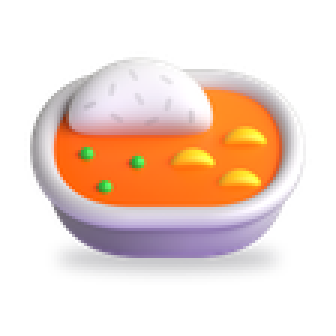
#> input picture AppCliente/assets/antojos/2.0x/almuerzos.png, 112 x 112 px (shown 3 times larger)
$ python -i procesar-ilustraciones-3d.py   (imports and definitions only)
#> lines starting #> are read from the running program, lines starting #| are printed output that depends on the picture; after the words box and inside, x2 and y2 are one past the last pixel; in counts of white or black regions, pixels touching at a corner belong together
#!/usr/bin/env python3
"""Ilustraciones 3D de la app cliente: la puerta de Restaurantes y las seis
categorías de «¿Qué te traemos?».

DE DÓNDE SALEN. Son los renders 3D de Fluent Emoji de Microsoft, publicados
con licencia MIT (https://github.com/microsoft/fluentui-emoji). La licencia
permite usarlos y modificarlos con una condición: llevar el aviso de
copyright. Va en `AppCliente/assets/licencias/fluent-emoji.txt` y la app lo
registra en `LicenseRegistry` (main.dart), así aparece en la pantalla de
licencias del sistema. NO son emojis del teléfono: son PNG nuestros, se ven
igual en todos los Android y no dependen de la fuente del sistema — que es
justo lo que prohíbe la regla de «sin emojis» de las pruebas.

POR QUÉ ESTOS Y NO DIBUJADOS A MANO. El dueño pidió una hamburguesa
«renderizada». Lo que se puede dibujar con Pillow es una ilustración plana
con degradados (la bolsa de Tiendas); un render de verdad, con volumen y luz,
no. Estos sí lo son, y tienen licencia clara.

LAS DOS FORMAS DE PROCESARLOS, y por qué no es la misma:

* **Puerta del inicio** (`--puerta`): convive con el taxi, el repartidor y la
  buseta, que van perfilados en negro, brillantes y con sombra de contacto.
  Fluent es más pastel y sin contorno; puesto al lado tal cual se leía de otro
  juego. Se le sube el color y el contraste, se le pone el MISMO contorno fino
  oscuro y la misma sombra elíptica. Comprobado poniéndolos en fila.
* **Categorías** (sin `--puerta`): van solas sobre el cuadro tintado de su
  categoría, sin vecinos perfilados. Ahí el contorno sobra y el render limpio
  se ve mejor; solo se recorta, se centra y se deja aire.

Uso:
    # 1. Bajar los originales (256 px) a una carpeta vacía:
    #    https://raw.githubusercontent.com/microsoft/fluentui-emoji/main/
    #      assets/<Nombre>/3D/<nombre>_3d.png
    # 2. Procesarlos:
    python3 tools/procesar-ilustraciones-3d.py --puerta  ORIGEN/hamburger.png  AppCliente/assets/servicios restaurantes
    python3 tools/procesar-ilustraciones-3d.py           ORIGEN/pill.png       AppCliente/assets/mandados   drogueria

Antojos (`--antojo`, tarjetas de «¿Qué se te antoja?», render con sombra de
contacto y sin contorno):
    python3 tools/procesar-ilustraciones-3d.py --antojo ORIGEN/hot_dog_3d.png AppCliente/assets/antojos perros

Composiciones (`--combo`, ORIGEN = la carpeta `assets/` de fluentui-emoji;
las piezas y su colocación están en COMBOS, abajo):
    python3 tools/procesar-ilustraciones-3d.py --combo --puerta ORIGEN AppCliente/assets/servicios restaurantes
    python3 tools/procesar-ilustraciones-3d.py --combo          ORIGEN AppCliente/assets/mandados   comida

Los usados hoy:
    restaurantes  ← Hamburger + French fries + Cup with straw   (combo, puerta)
    comida        ← Takeout box + Pizza                          (combo)
    drogueria     ← Pill
    mercado       ← Shopping cart
    pagos         ← Receipt
    documentos    ← Card index dividers
    compras       ← Shopping bags

Antojos (`AppCliente/assets/antojos/`, uno por clave de `antojos.dart`):
    hamburguesas ← Hamburger        perros     ← Hot dog
    pizza        ← Pizza            salchipapas← French fries
    pollo        ← Poultry leg      sushi      ← Sushi
    mexicana     ← Taco             arepas     ← Flatbread
    empanadas    ← Dumpling         sandwiches ← Sandwich
    asados       ← Cut of meat      postres    ← Shortcake
    helados      ← Soft ice cream   cafe       ← Hot beverage
    desayunos    ← Cooking          oriental   ← Steaming bowl
    mariscos     ← Shrimp           ensaladas  ← Green salad
    pastas       ← Spaghetti        almuerzos  ← Fork and knife with plate
    panaderia    ← Bread
    almuerzos    ← Curry rice   (antes el plato vacío con cubiertos: no se leía)

Platos (`AppCliente/assets/platos/`, mismo `--antojo`): el dibujo de un plato
SIN foto en la carta, del catálogo fino de `iconos_plato.dart`. Donde un antojo
ya tiene el dibujo justo se reutiliza su archivo; aquí solo van los que faltan:
    burrito←Burrito  quesadilla←Stuffed flatbread  tamal←Tamale
    bunuelo←Falafel  chuzo←Oden  arroz_chino←Takeout box  sopa←Pot of food
    crema←Bowl with spoon  paella←Shallow pan of food  arroz←Curry rice
    frutas←Watermelon  fresas←Strawberry  costilla←Meat on bone
    chicharron←Bacon  pescado←Fish  langosta←Lobster  cangrejo←Crab
    calamar←Squid  papa←Potato  mazorca←Ear of corn  aguacate←Avocado
    queso←Cheese wedge  crispetas←Popcorn  croissant←Croissant
    pancakes←Pancakes  waffle←Waffle  cumpleanos←Birthday cake
    cupcake←Cupcake  pie←Pie  chocolate←Chocolate bar  galleta←Cookie
    dona←Doughnut  flan←Custard  copa_helado←Ice cream  raspado←Shaved ice
    te←Teacup without handle  leche←Glass of milk  gaseosa←Cup with straw
    bubble_tea←Bubble tea  jugo←Tropical drink  coctel←Cocktail glass
    cerveza←Beer mug  vino←Wine glass
"""

from __future__ import annotations

import os
import sys

from PIL import Image, ImageDraw, ImageEnhance, ImageFilter

TRABAJO = 1024  # lienzo de trabajo; se reduce con LANCZOS al final


def _recortar(im: Image.Image) -> Image.Image:
    bbox = im.getchannel('A').point(lambda a: 255 if a > 8 else 0).getbbox()
    return im.crop(bbox) if bbox else im


def _centrar(im: Image.Image, margen: float, subir: float = 0.0) -> tuple[Image.Image, int, int]:
    util = int(TRABAJO * (1 - 2 * margen))
    f = util / max(im.size)
    im = im.resize((round(im.size[0] * f), round(im.size[1] * f)), Image.LANCZOS)
    ox = (TRABAJO - im.size[0]) // 2
    oy = (TRABAJO - im.size[1]) // 2 - int(TRABAJO * subir)
    return im, ox, oy


def puerta(src: str | Image.Image) -> Image.Image:
    base = src if isinstance(src, Image.Image) else Image.open(src)
#> base is the input picture: PIL image 112x112 RGBA; mean R, G, B, A 89.9, 67.9, 57.4, 100.2
    im = _recortar(base.convert('RGBA'))
#> in _recortar, `bbox = im.getchannel('A').point(lambda a: 255 if a > 8 else 0).getbbox()`: bbox = (10, 19, 102, 93)
    rgb, a = im.convert('RGB'), im.getchannel('A')
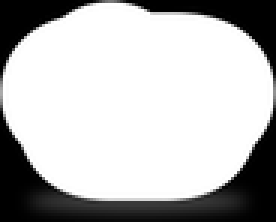
#> a: PIL image 92x74 L (shown 3 times larger); min 0, max 255, mean 184.5
    rgb = ImageEnhance.Color(rgb).enhance(1.25)
    rgb = ImageEnhance.Contrast(rgb).enhance(1.12)
    im = Image.merge('RGBA', (*rgb.split(), a))
    im, ox, oy = _centrar(im, margen=0.10, subir=0.02)
#> in _centrar, `im = im.resize((round(im.size[0] * f), round(im.size[1] * f)), Image.L..`:
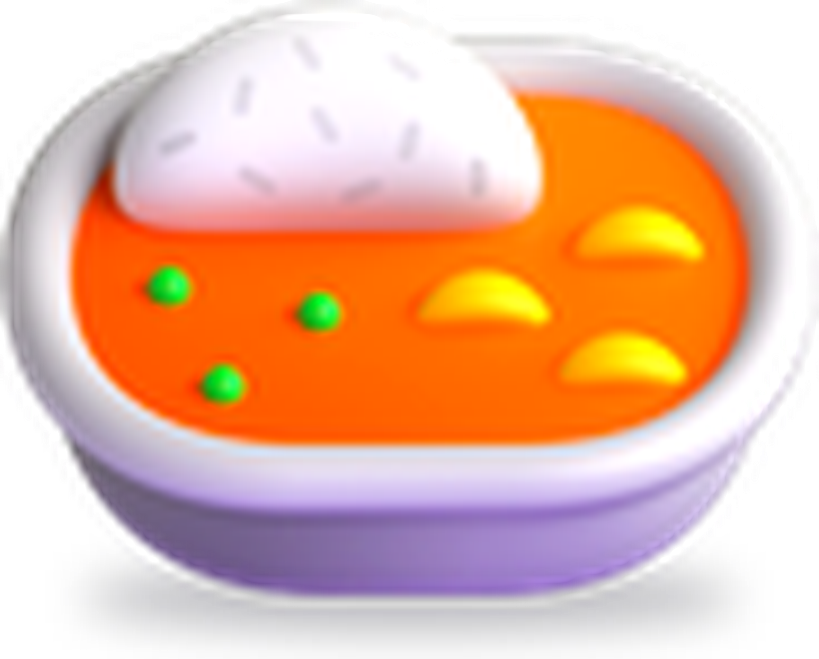
#> im: PIL image 819x659 RGBA; mean R, G, B, A 168.4, 122.7, 100.4, 184.4; transparent parts drawn white
#> ox = 102; oy = 162

    # Contorno oscuro y fino: el de las vecinas mide ~2 px a 192.
    alfa = Image.new('L', (TRABAJO, TRABAJO), 0)
#> alfa: PIL image 1024x1024 L; every value is 0
    alfa.paste(im.getchannel('A'), (ox, oy))
    grueso = alfa.filter(ImageFilter.MaxFilter(2 * (TRABAJO // 192) * 2 + 1))
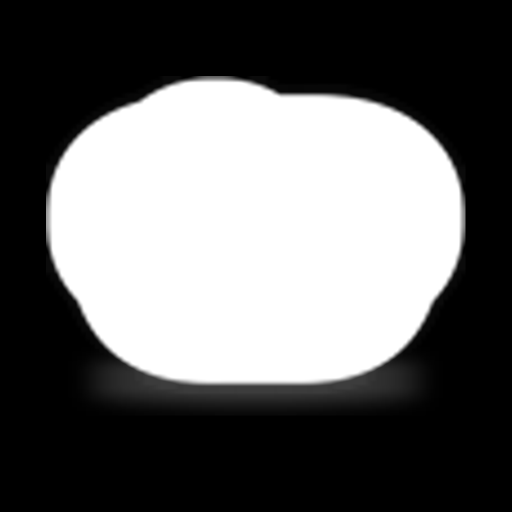
#> grueso: PIL image 1024x1024 L (shown at 1/2 size); min 0, max 255, mean 102.2
    borde = Image.new('RGBA', (TRABAJO, TRABAJO), (38, 30, 28, 255))
    borde.putalpha(grueso)
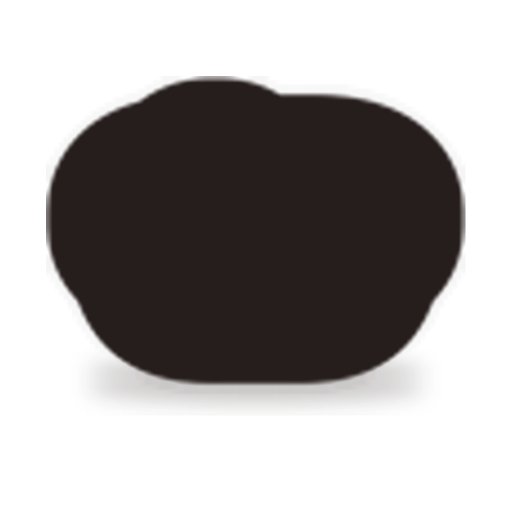
#> borde: PIL image 1024x1024 RGBA (shown at 1/2 size); mean R, G, B, A 38, 30, 28, 102.2; transparent parts drawn white

    # Sombra de contacto elíptica y difusa: la asienta en la tarjeta.
    sombra = Image.new('L', (TRABAJO, TRABAJO), 0)
    cx, base = TRABAJO // 2, oy + im.size[1]
#> cx = 512; base = 821
    ImageDraw.Draw(sombra).ellipse(
        (cx - im.size[0] * 0.42, base - TRABAJO * 0.035,
         cx + im.size[0] * 0.42, base + TRABAJO * 0.03),
        fill=90,
    )
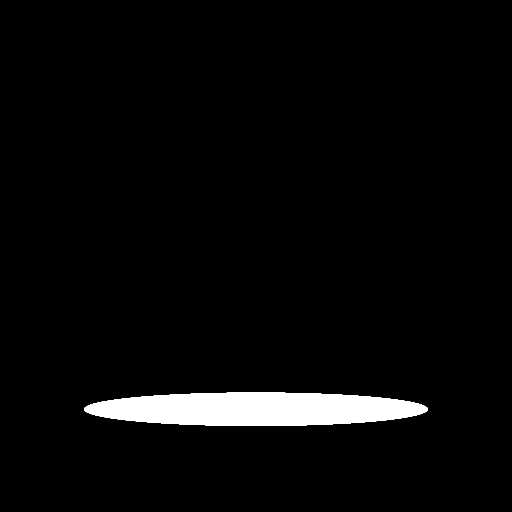
#> sombra: PIL image 1024x1024 L (shown at 1/2 size); values 0 (black) and 90 (white), 3.5% white; 1 white region, box (x1, y1, x2, y2) and area: (168, 785, 856, 852) 36316
    sombra = sombra.filter(ImageFilter.GaussianBlur(TRABAJO * 0.02))
    capa = Image.new('RGBA', (TRABAJO, TRABAJO), (0, 0, 0, 255))
    capa.putalpha(sombra)
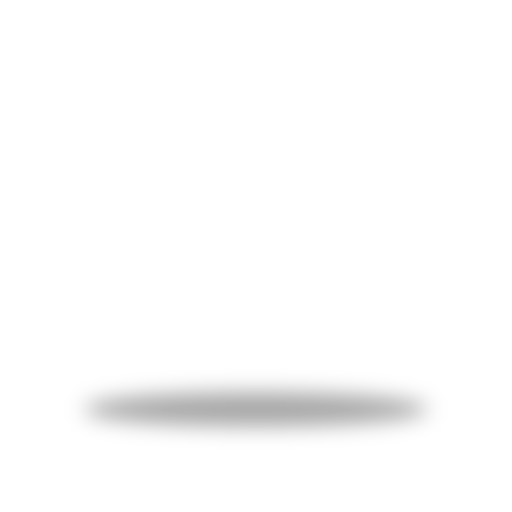
#> capa: PIL image 1024x1024 RGBA (shown at 1/2 size); mean R, G, B, A 0, 0, 0, 3.1; transparent parts drawn white

    out = Image.new('RGBA', (TRABAJO, TRABAJO), (0, 0, 0, 0))
#> out: PIL image 1024x1024 RGBA; every value is 0
    out.alpha_composite(capa)
    out.alpha_composite(borde)
    out.alpha_composite(im, (ox, oy))
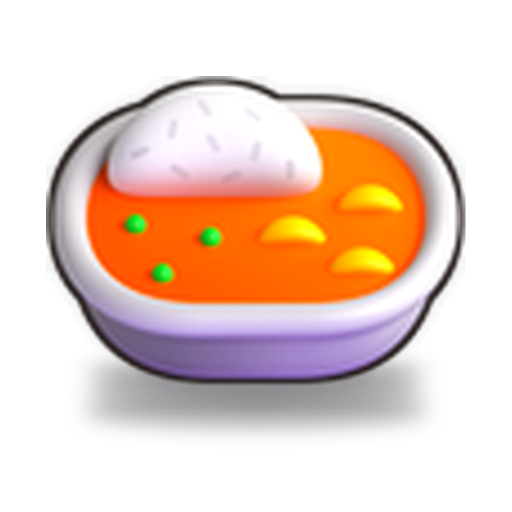
#> out: PIL image 1024x1024 RGBA (shown at 1/2 size); mean R, G, B, A 85.5, 61.5, 49.1, 106; transparent parts drawn white
    return out


# [32 lines left out: function antojo, not called in this run]


def categoria(src: str) -> Image.Image:
    return categoria_de(Image.open(src))


# [6 lines left out: function categoria_de, not called in this run]


# COMPOSICIONES. Una pieza suelta (la hamburguesa, la olla) se veía «muy
# simple» al lado del taxi, la moto y la buseta, que son escenas con varios
# elementos. Se arman de varias piezas de Fluent, de atrás hacia adelante:
# (carpeta de Fluent, alto, centro x, base y), en fracción del lienzo.
COMBOS = {
    # El combo de comida rápida: se lee «restaurante» de un vistazo.
    'restaurantes': [
        ('French fries', 0.58, 0.28, 0.70),
        ('Cup with straw', 0.66, 0.73, 0.70),
        ('Hamburger', 0.62, 0.50, 0.95),
    ],
    # «Te traemos comida»: pizza y caja para llevar. No pollo con papas, que
    # se leía muy bien pero repetía las papas del combo en la misma pantalla.
    'comida': [
        ('Takeout box', 0.62, 0.66, 0.72),
        ('Pizza', 0.56, 0.38, 0.95),
    ],
}


# [50 lines left out: functions combo, main, not called in this run]


# [2 lines not run here, left out]

>>> result = puerta('../AppCliente/assets/antojos/2.0x/almuerzos.png')
